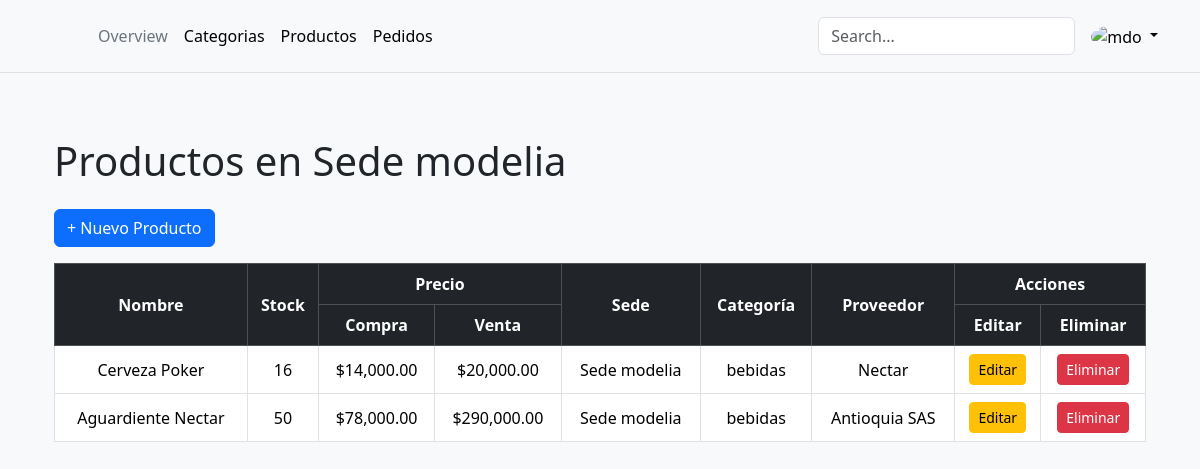
Screenshot of /cajero/productos/ (signed in) with the database file from the repository.
### adminis/models.py (models this page shows, shortened)
class Sede(models.Model):
    ESTADO = (
        (0, 'inactivo'),
        (1, 'activo')
    )
    idSede = models.AutoField(primary_key=True, db_column='idSede')
    nombre = models.CharField(max_length=100, null=True, db_column='nombre')
    estado = models.BooleanField(choices=ESTADO, null=True, default=1,db_column='estado')
    Ciudad = models.ForeignKey(
        Ciudad,
        on_delete=models.PROTECT,
        db_column='Ciudad_idCiudad',
        related_name='sedes',
        null=True,
        blank=True
    )
    class Meta:
        db_table = 'Sede'
        managed = True
        verbose_name = 'Sede'
        verbose_name_plural = 'Sedes'

### cajero/models.py (models this page shows, shortened)
class Producto(models.Model):
    nombre = models.CharField(max_length=100, verbose_name='Nombre del producto')
    stock = models.PositiveIntegerField(default=0, verbose_name='Cantidad en stock')
    precio_compra = models.DecimalField(max_digits=10, decimal_places=2, verbose_name='Precio de compra del producto')
    precio_venta = models.DecimalField(max_digits=10, decimal_places=2, verbose_name='Precio de venta del producto')
    sede = models.ForeignKey(
        Sede, on_delete=models.CASCADE, null=True, blank=True, related_name='producto_sede', verbose_name='Sede asignada'
    )
    categoria = models.ForeignKey(
        Categoria, on_delete=models.CASCADE, null=True, blank=True, related_name='producto_categoria', verbose_name='Categoría'
    )
    proveedor = models.ForeignKey(
        Proveedor, on_delete=models.CASCADE, null=True, blank=True, related_name='producto_proveedor', verbose_name='Proveedor'
    )

class Categoria(models.Model):
    idCategoria = models.AutoField(primary_key=True)
    nombre = models.CharField(max_length=100)
    estado = models.BooleanField(default=True)

class Proveedor(models.Model):
    ESTADO = (
    (0, 'inactivo'),
    (1, 'activo')
    )
    nombre = models.CharField(max_length=100, verbose_name='Nombre del proveedor')
    estado = models.BooleanField(choices=ESTADO, default=1, verbose_name='Estado del proveedor')

### cajero/views.py (the view)
# urls.py: path('productos/', ProductoListView.as_view(), name='producto_list'),
class ProductoListView(LoginRequiredMixin, ListView):
    model = Producto
    template_name = 'producto/producto_list.html'
    context_object_name = 'productos'
    def get_queryset(self):
        user_sede = self.request.user.sede
        return Producto.objects.filter(sede=user_sede)
    def get_context_data(self, **kwargs):
        ctx = super().get_context_data(**kwargs)
        ctx['usuario'] = self.request.user
        ctx['sede']    = self.request.user.sede
        return ctx

### cajero/templates/producto/producto_list.html
{% extends 'base.html' %}
{% load humanize %}
{% block content %}
<div class="container">
    <h1 class="mb-4">Productos en {{ sede.nombre }}</h1>
    <div class="mb-3">
        <a href="{% url 'cajero:producto_create' %}" class="btn btn-primary">+ Nuevo Producto</a>
    </div>
    <div class="table-responsive">
        <table class="table table-bordered table-hover text-center align-middle">
            <thead class="table-dark text-center">
                <tr>
                    <th rowspan="2" class="align-middle">Nombre</th>
                    <th rowspan="2" class="align-middle">Stock</th>
                    <th colspan="2" class="align-middle">Precio</th>
                    <th rowspan="2" class="align-middle">Sede</th>
                    <th rowspan="2" class="align-middle">Categoría</th>
                    <th rowspan="2" class="align-middle">Proveedor</th>
                    <th colspan="2" class="align-middle">Acciones</th>
                </tr>
                <tr>
                    <th class="align-middle">Compra</th>
                    <th class="align-middle">Venta</th>
                    <th class="align-middle">Editar</th>
                    <th class="align-middle">Eliminar</th>
                </tr>
            </thead>
            <tbody>
                {% for p in productos %}
                <tr>
                    <td>{{ p.nombre }}</td>
                    <td>{{ p.stock|intcomma }}</td>
                    <td>${{ p.precio_compra|floatformat:2|intcomma }}</td>
                    <td>${{ p.precio_venta|floatformat:2|intcomma }}</td>
                    <td>{{ p.sede.nombre }}</td>
                    <td>{{ p.categoria.nombre }}</td>
                    <td>{{ p.proveedor.nombre }}</td>
                    <td>
                        <a href="{% url 'cajero:producto_update' p.pk %}" class="btn btn-sm btn-warning">Editar</a>
                    </td>
                    <td>
                        <a href="{% url 'cajero:producto_delete' p.pk %}" class="btn btn-sm btn-danger">Eliminar</a>
                    </td>
                </tr>
                {% empty %}
                <tr>
                    <td colspan="9" class="text-center">No hay productos en esta sede.</td>
                </tr>
                {% endfor %}
            </tbody>
        </table>
    </div>
</div>
{% endblock %}

### templates/base.html (style rules this page uses)
:root { --bs-primary: #d39e2e; --bs-primary-rgb: 211,158,46; --bs-body-color: #333; --bs-body-bg: #f9f9f9; }
body { color: var(--bs-body-color); background-color: var(--bs-body-bg) !important; }

### rows the page displays
Sede: nombre "Sede modelia"
Producto: nombre "Cerveza Poker", stock "16", precio_compra "14,000.00", precio_venta "20,000.00", sede.nombre "Sede modelia", categoria.nombre "bebidas", proveedor.nombre "Nectar"
Producto: nombre "Aguardiente Nectar", stock "50", precio_compra "78,000.00", precio_venta "290,000.00", sede.nombre "Sede modelia", categoria.nombre "bebidas", proveedor.nombre "Antioquia SAS"
